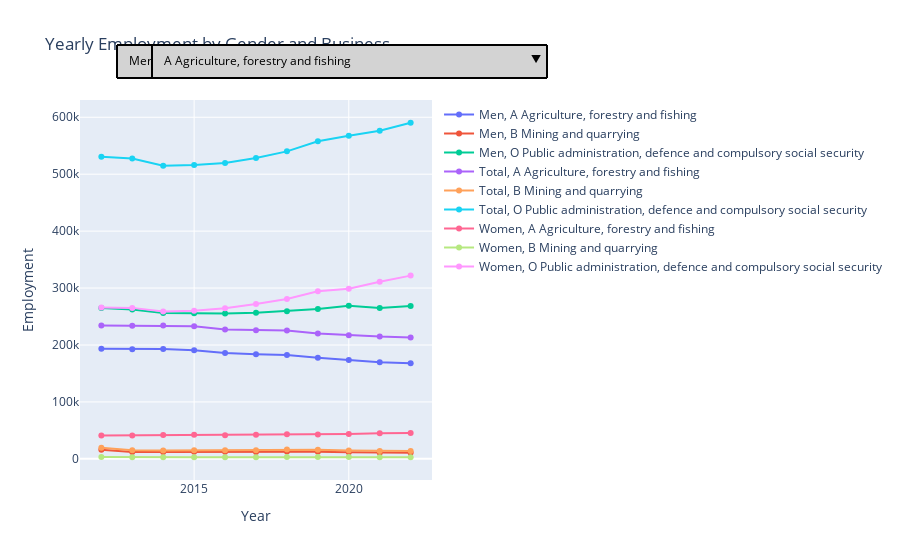

The code cell stored with this chart in its notebook:
### Code cell
import plotly.graph_objects as go

# Assuming kas_new is your DataFrame with the required data
# Make sure kas_new contains 'Year', 'Employment', 'Gender', and 'Business' columns

# Group by 'Year', 'Gender', and 'Business', and sum up the 'Employment' values
yearly_employment = kas_new.groupby(['Year', 'Gender', 'Business'])['Employment'].sum().reset_index()

# Create a figure
fig = go.Figure()

# Add traces for each gender
for gender in yearly_employment['Gender'].unique():
    for business in yearly_employment['Business'].unique():
        filtered_data = yearly_employment[(yearly_employment['Gender'] == gender) & (yearly_employment['Business'] == business)]
        fig.add_trace(go.Scatter(x=filtered_data['Year'], y=filtered_data['Employment'],
                                 mode='lines+markers', name=f"{gender}, {business}",
                                 text=filtered_data['Employment'],  # Set the text to Employment value
                                 hoverinfo='x+y+text'))  # Show Year, Employment, and text on hover

# Define dropdown menus for Gender and Business
gender_options = [{'label': gender, 'method': 'update', 'args': [{'visible': yearly_employment['Gender'] == gender}]} for gender in yearly_employment['Gender'].unique()]
business_options = [{'label': business, 'method': 'update', 'args': [{'visible': yearly_employment['Business'] == business}]} for business in yearly_employment['Business'].unique()]

# Create updatemenus
updatemenus = [{'buttons': gender_options,
                'direction': 'down',
                'showactive': True,
                'x': 0.1,
                'xanchor': 'left',
                'y': 1.15,
                'yanchor': 'top',
                'bordercolor': 'black',
                'font': {'color': 'black'},
                'bgcolor': 'lightgray',
                'borderwidth': 2,
                'name': 'Gender Filter'},  # Use 'name' instead of 'label'
               {'buttons': business_options,
                'direction': 'down',
                'showactive': True,
                'x': 0.2,
                'xanchor': 'left',
                'y': 1.15,
                'yanchor': 'top',
                'bordercolor': 'black',
                'font': {'color': 'black'},
                'bgcolor': 'lightgray',
                'borderwidth': 2,
                'name': 'Business Filter'}]  # Use 'name' instead of 'label'

# Update layout with updatemenus
fig.update_layout(updatemenus=updatemenus)

# Update the layout
fig.update_layout(title='Yearly Employment by Gender and Business',
                  xaxis_title='Year', yaxis_title='Employment',
                  hovermode='closest',
                  showlegend=True)

# Show the plot
fig.show()

### Figure 1 — Plotly figure (JSON) as saved in the notebook; plotly's stock layout.template omitted (floating-point values rounded to 4 significant figures)
{"data": [{"hoverinfo": "x+y+text", "mode": "lines+markers", "name": "Men, A Agriculture, forestry and fishing", "text": [193278, 192566, 192743, 190660, 185735, 183659, 182543, 177464, 173632, 169895, 167864], "type": "scatter", "x": [2012, 2013, 2014, 2015, 2016, 2017, 2018, 2019, 2020, 2021, 2022], "y": [193278, 192566, 192743, 190660, 185735, 183659, 182543, 177464, 173632, 169895, 167864]}, {"hoverinfo": "x+y+text", "mode": "lines+markers", "name": "Men, B Mining and quarrying", "text": [16070, 12118, 11986, 12255, 12326, 12148, 13099, 12505, 11557, 10833, 10885], "type": "scatter", "x": [2012, 2013, 2014, 2015, 2016, 2017, 2018, 2019, 2020, 2021, 2022], "y": [16070, 12118, 11986, 12255, 12326, 12148, 13099, 12505, 11557, 10833, 10885]}, {"hoverinfo": "x+y+text", "mode": "lines+markers", "name": "Men, O Public administration, defence and compulsory social security", "text": [264817, 262364, 256134, 255723, 255128, 256411, 259335, 263431, 268781, 265036, 268516], "type": "scatter", "x": [2012, 2013, 2014, 2015, 2016, 2017, 2018, 2019, 2020, 2021, 2022], "y": [264817, 262364, 256134, 255723, 255128, 256411, 259335, 263431, 268781, 265036, 268516]}, {"hoverinfo": "x+y+text", "mode": "lines+markers", "name": "Total, A Agriculture, forestry and fishing", "text": [234109, 233659, 234448, 232898, 227218, 225930, 225599, 220349, 217066, 214753, 213361], "type": "scatter", "x": [2012, 2013, 2014, 2015, 2016, 2017, 2018, 2019, 2020, 2021, 2022], "y": [234109, 233659, 234448, 232898, 227218, 225930, 225599, 220349, 217066, 214753, 213361]}, {"hoverinfo": "x+y+text", "mode": "lines+markers", "name": "Total, B Mining and quarrying", "text": [19446, 15063, 14798, 15185, 15302, 14954, 16530, 15867, 14667, 13807, 13788], "type": "scatter", "x": [2012, 2013, 2014, 2015, 2016, 2017, 2018, 2019, 2020, 2021, 2022], "y": [19446, 15063, 14798, 15185, 15302, 14954, 16530, 15867, 14667, 13807, 13788]}, {"hoverinfo": "x+y+text", "mode": "lines+markers", "name": "Total, O Public administration, defence and compulsory social security", "text": [530584, 527553, 514838, 515984, 519626, 528323, 540111, 557731, 567615, 576236, 590370], "type": "scatter", "x": [2012, 2013, 2014, 2015, 2016, 2017, 2018, 2019, 2020, 2021, 2022], "y": [530584, 527553, 514838, 515984, 519626, 528323, 540111, 557731, 567615, 576236, 590370]}, {"hoverinfo": "x+y+text", "mode": "lines+markers", "name": "Women, A Agriculture, forestry and fishing", "text": [40831, 41092, 41700, 42241, 41486, 42274, 43050, 42882, 43435, 44847, 45501], "type": "scatter", "x": [2012, 2013, 2014, 2015, 2016, 2017, 2018, 2019, 2020, 2021, 2022], "y": [40831, 41092, 41700, 42241, 41486, 42274, 43050, 42882, 43435, 44847, 45501]}, {"hoverinfo": "x+y+text", "mode": "lines+markers", "name": "Women, B Mining and quarrying", "text": [3380, 2943, 2815, 2927, 2977, 2812, 3441, 3363, 3110, 2977, 2898], "type": "scatter", "x": [2012, 2013, 2014, 2015, 2016, 2017, 2018, 2019, 2020, 2021, 2022], "y": [3380, 2943, 2815, 2927, 2977, 2812, 3441, 3363, 3110, 2977, 2898]}, {"hoverinfo": "x+y+text", "mode": "lines+markers", "name": "Women, O Public administration, defence and compulsory social security", "text": [265766, 265183, 258706, 260260, 264497, 271910, 280778, 294306, 298833, 311202, 321861], "type": "scatter", "x": [2012, 2013, 2014, 2015, 2016, 2017, 2018, 2019, 2020, 2021, 2022], "y": [265766, 265183, 258706, 260260, 264497, 271910, 280778, 294306, 298833, 311202, 321861]}], "layout": {"hovermode": "closest", "showlegend": true, "title": {"text": "Yearly Employment by Gender and Business"}, "updatemenus": [{"bgcolor": "lightgray", "bordercolor": "black", "borderwidth": 2, "buttons": [{"args": [{"visible": [true, true, true, false, false, false, false, false, false, true, true, true, false, false, false, false, false, false, true, true, true, false, false, false, false, false, false, true, true, true, false, false, false, false, false, false, true, true, true, false, false, false, false, false, false, true, true, true, false, false, false, false, false, false, true, true, true, false, false, false, false, false, false, true, true, true, false, false, false, false, false, false, true, true, true, false, false, false, false, false, false, true, true, true, false, false, false, false, false, false, true, true, true, false, false, false, false, false, false]}], "label": "Men", "method": "update"}, {"args": [{"visible": [false, false, false, true, true, true, false, false, false, false, false, false, true, true, true, false, false, false, false, false, false, true, true, true, false, false, false, false, false, false, true, true, true, false, false, false, false, false, false, true, true, true, false, false, false, false, false, false, true, true, true, false, false, false, false, false, false, true, true, true, false, false, false, false, false, false, true, true, true, false, false, false, false, false, false, true, true, true, false, false, false, false, false, false, true, true, true, false, false, false, false, false, false, true, true, true, false, false, false]}], "label": "Total", "method": "update"}, {"args": [{"visible": [false, false, false, false, false, false, true, true, true, false, false, false, false, false, false, true, true, true, false, false, false, false, false, false, true, true, true, false, false, false, false, false, false, true, true, true, false, false, false, false, false, false, true, true, true, false, false, false, false, false, false, true, true, true, false, false, false, false, false, false, true, true, true, false, false, false, false, false, false, true, true, true, false, false, false, false, false, false, true, true, true, false, false, false, false, false, false, true, true, true, false, false, false, false, false, false, true, true, true]}], "label": "Women", "method": "update"}], "direction": "down", "font": {"color": "black"}, "name": "Gender Filter", "showactive": true, "x": 0.1, "xanchor": "left", "y": 1.15, "yanchor": "top"}, {"bgcolor": "lightgray", "bordercolor": "black", "borderwidth": 2, "buttons": [{"args": [{"visible": [true, false, false, true, false, false, true, false, false, true, false, false, true, false, false, true, false, false, true, false, false, true, false, false, true, false, false, true, false, false, true, false, false, true, false, false, true, false, false, true, false, false, true, false, false, true, false, false, true, false, false, true, false, false, true, false, false, true, false, false, true, false, false, true, false, false, true, false, false, true, false, false, true, false, false, true, false, false, true, false, false, true, false, false, true, false, false, true, false, false, true, false, false, true, false, false, true, false, false]}], "label": "A Agriculture, forestry and fishing", "method": "update"}, {"args": [{"visible": [false, true, false, false, true, false, false, true, false, false, true, false, false, true, false, false, true, false, false, true, false, false, true, false, false, true, false, false, true, false, false, true, false, false, true, false, false, true, false, false, true, false, false, true, false, false, true, false, false, true, false, false, true, false, false, true, false, false, true, false, false, true, false, false, true, false, false, true, false, false, true, false, false, true, false, false, true, false, false, true, false, false, true, false, false, true, false, false, true, false, false, true, false, false, true, false, false, true, false]}], "label": "B Mining and quarrying", "method": "update"}, {"args": [{"visible": [false, false, true, false, false, true, false, false, true, false, false, true, false, false, true, false, false, true, false, false, true, false, false, true, false, false, true, false, false, true, false, false, true, false, false, true, false, false, true, false, false, true, false, false, true, false, false, true, false, false, true, false, false, true, false, false, true, false, false, true, false, false, true, false, false, true, false, false, true, false, false, true, false, false, true, false, false, true, false, false, true, false, false, true, false, false, true, false, false, true, false, false, true, false, false, true, false, false, true]}], "label": "O Public administration, defence and compulsory social security", "method": "update"}], "direction": "down", "font": {"color": "black"}, "name": "Business Filter", "showactive": true, "x": 0.2, "xanchor": "left", "y": 1.15, "yanchor": "top"}], "xaxis": {"title": {"text": "Year"}}, "yaxis": {"title": {"text": "Employment"}}}}
